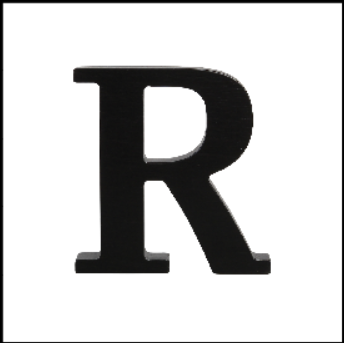
#> input picture letterR.jpg, 344 x 343 px
$ python main.py
#> lines starting #> are read from the running program, lines starting #| are printed output that depends on the picture
import matplotlib.pyplot as plt
import numpy as np
import string
import math

import cv2

img = cv2.imread('letterR.jpg')
#> img is the input picture: shape (343, 344, 3); mean B, G, R 204.7, 204.8, 205

print(img.shape)
#| (343, 344, 3)
# print(img)

rows,cols = img.shape[:2]
#> rows = 343; cols = 344

# Translate
TR = np.float32([[1,0,100],[0,1,50]])

# Rotate
f = 85;
radian = f / 180 * math.pi;
RT = np.float32([[math.cos(radian), -math.sin(radian), 1], [math.sin(radian), math.cos(radian), 1]])
# RT = cv2.getRotationMatrix2D((cols/2,rows/2), 90, 1)

# Scale
scaleX, scaleY = 1.5, 1
SC = np.float32([[scaleX, 0, 0], [0, scaleY, 0]])

# Affine Transformation
A = np.array([[50,50],[200,50],[50,200]])
B = np.array([[10,100],[200,50],[100,250]])
pts1 = np.float32(A)
pts2 = np.float32(B)
print(A[:,0])

M = cv2.getAffineTransform(pts1, pts2)


dst = cv2.warpAffine(img, M, (cols,rows))
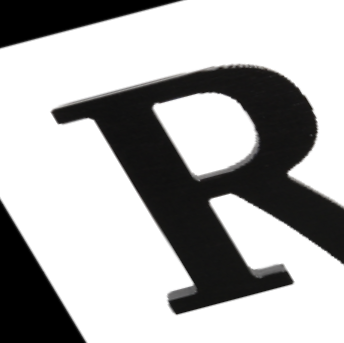
#> dst: shape (343, 344, 3); mean B, G, R 173.1, 173.3, 173.4

cv2.imshow('img',dst)
cv2.waitKey(0)
cv2.destroyAllWindows()


# plt.subplot(121), plt.imshow(img), plt.title('Input'), plt.scatter(A[:,0], A[:,1], color = 'green')
# plt.subplot(122), plt.imshow(dst), plt.title('Output'), plt.scatter(B[:,0], B[:,1], color = 'green')
# plt.show()
